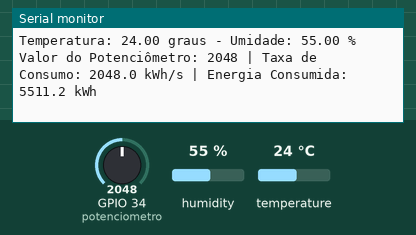
This sketch was run on a simulated ESP32. Shown: the last lines printed to the serial monitor. Inputs (shaded band) come from the test bench; at power-on: GPIO 34 (potenciometro) = 2048, humidity 55 %, temperature 24 °C. WiFi joins after 1.5 s; servers stay silent unless stated.

Above: at 2.7 s.
2.8 s: GPIO 34 (potenciometro) set to 0
At 3.4 s:
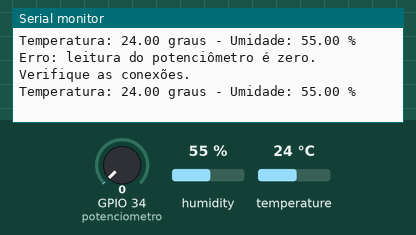
4.3 s: humidity set to 22 %
At 5.2 s:
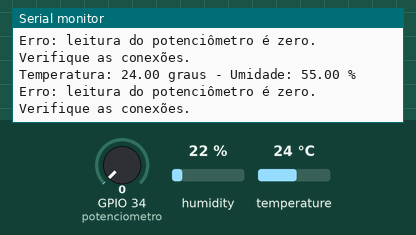
5.8 s: temperature set to 12 °C
At 6.7 s:
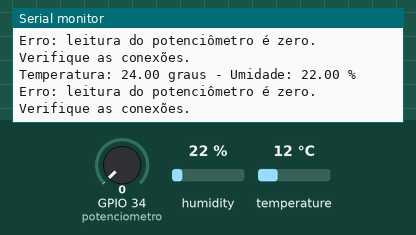
7.3 s: GPIO 34 (potenciometro) set to 240
At 7.8 s:
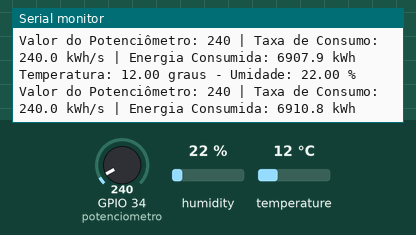
8.8 s: humidity set to 40 %
At 9.8 s:
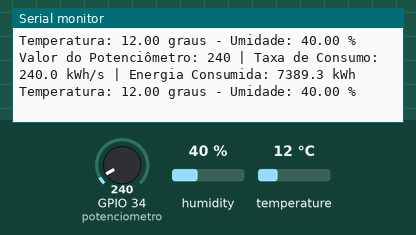
Timing chart, 0 to 11.3 s (numbered marks = the images above; inputs shaded):
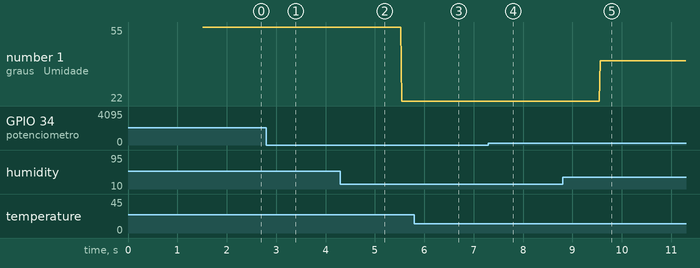

The sketch:

arduino.ino
```cpp
#include <ThingerESP32.h>
#include <WiFi.h>
#include <Arduino.h>
#include <DHT.h>

#define potenciometro 34    // Pino do potenciômetro
#define pinoDHT 17          // Pino do sensor DHT22
#define tipoDHT DHT22

DHT dht(pinoDHT, tipoDHT);

// Configurações do Thinger.io
#define USERNAME "Kaique"          // Substitua pelo seu nome de usuário no Thinger.io
#define DEVICE_ID "esp32-device"        // Device ID configurado no Thinger.io
#define DEVICE_CREDENTIAL "esp32password" // Credencial configurada no Thinger.io

// Configurações do Wi-Fi
#define SSID "Wokwi-GUEST"              // Rede Wi-Fi simulada do Wokwi
#define SSID_PASSWORD ""

float consumoEnergia = 0;
unsigned long ultimoTempo = 0;
float consumoTaxa;
const float limiteEnergia = 200.0;
float temp, umid;

ThingerESP32 thing(USERNAME, DEVICE_ID, DEVICE_CREDENTIAL);

void setup() {
  dht.begin();

  Serial.begin(115200);
  thing.add_wifi(SSID, SSID_PASSWORD);

  pinMode(potenciometro, INPUT);
  pinMode(pinoDHT, OUTPUT);
  digitalWrite(pinoDHT, LOW);
  ultimoTempo = millis();

  // Conexão Wi-Fi
  Serial.print("Conectando à rede Wi-Fi");
  WiFi.begin(SSID, SSID_PASSWORD);
  while (WiFi.status() != WL_CONNECTED) {
    delay(500);
    Serial.print(".");
  }
  Serial.println("\nConectado à rede Wi-Fi!");

  // Thinger.io configuração
  thing["Consumo de Energia"] >> outputValue(consumoEnergia);
  thing["Temperatura"] >> outputValue(temp);
  thing["Umidade"] >> outputValue(umid);
}

void leituraConsumo() {
  int valorPotenciometro = analogRead(potenciometro);

  if (valorPotenciometro == 0) {
    Serial.println("Erro: leitura do potenciômetro é zero. Verifique as conexões.");
    return;
  }

  float maxValorPot = 4095.0;
  float maxConsumo = 4095.0;
  float percentual = valorPotenciometro / maxValorPot;
  consumoTaxa = percentual * maxConsumo;

  unsigned long tempoAtual = millis();
  float tempoDecorrido = (tempoAtual - ultimoTempo) / 1000.0;

  consumoEnergia += consumoTaxa * tempoDecorrido;

  ultimoTempo = tempoAtual;

  Serial.print("Valor do Potenciômetro: ");
  Serial.print(valorPotenciometro);
  Serial.print(" | Taxa de Consumo: ");
  Serial.print(consumoTaxa, 1);
  Serial.print(" kWh/s | Energia Consumida: ");
  Serial.print(consumoEnergia, 1);
  Serial.println(" kWh");

  thing["Consumo de Energia"] >> outputValue(consumoEnergia);
}

void leituraSensor() {
  temp = dht.readTemperature();
  umid = dht.readHumidity();

  Serial.print("Temperatura: ");
  Serial.print(temp);
  Serial.print(" graus - Umidade: ");
  Serial.print(umid);
  Serial.println(" %");

  // Atualizar Thinger.io
  thing["Temperatura"] >> outputValue(temp);
  thing["Umidade"] >> outputValue(umid);
}

void loop() {
  leituraConsumo();
  leituraSensor();
  thing.handle();
}
```

Measured:
- after the input at 7.3 s, the serial monitor: prints a new line at once (image 4)
